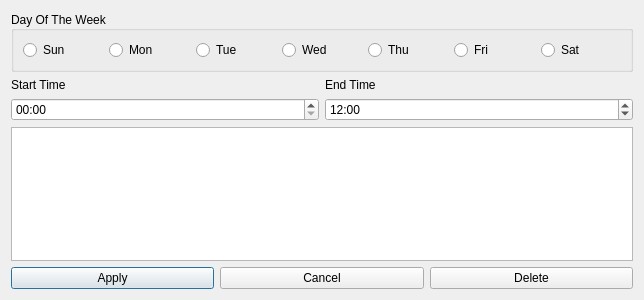
<?xml version="1.0" encoding="UTF-8"?>
<ui version="4.0">
 <class>PolicyConfig</class>
 <widget class="QDialog" name="PolicyConfig">
  <property name="geometry">
   <rect>
    <x>0</x>
    <y>0</y>
    <width>644</width>
    <height>300</height>
   </rect>
  </property>
  <property name="windowTitle">
   <string>Dialog</string>
  </property>
  <layout class="QVBoxLayout" name="verticalLayout">
   <item>
    <widget class="QGroupBox" name="dayOfTheWeekLayout">
     <property name="title">
      <string>Day Of The Week</string>
     </property>
     <property name="alignment">
      <set>Qt::AlignLeading|Qt::AlignLeft|Qt::AlignVCenter</set>
     </property>
     <layout class="QHBoxLayout" name="horizontalLayout">
      <item>
       <widget class="QRadioButton" name="dayOfTheWeekButton_0">
        <property name="text">
         <string>Sun</string>
        </property>
        <attribute name="buttonGroup">
         <string notr="true">dayOfTheWeekGroup</string>
        </attribute>
       </widget>
      </item>
      <item>
       <widget class="QRadioButton" name="dayOfTheWeekButton_1">
        <property name="text">
         <string>Mon</string>
        </property>
        <attribute name="buttonGroup">
         <string notr="true">dayOfTheWeekGroup</string>
        </attribute>
       </widget>
      </item>
      <item>
       <widget class="QRadioButton" name="dayOfTheWeekButton_2">
        <property name="text">
         <string>Tue</string>
        </property>
        <attribute name="buttonGroup">
         <string notr="true">dayOfTheWeekGroup</string>
        </attribute>
       </widget>
      </item>
      <item>
       <widget class="QRadioButton" name="dayOfTheWeekButton_3">
        <property name="text">
         <string>Wed</string>
        </property>
        <attribute name="buttonGroup">
         <string notr="true">dayOfTheWeekGroup</string>
        </attribute>
       </widget>
      </item>
      <item>
       <widget class="QRadioButton" name="dayOfTheWeekButton_4">
        <property name="text">
         <string>Thu</string>
        </property>
        <attribute name="buttonGroup">
         <string notr="true">dayOfTheWeekGroup</string>
        </attribute>
       </widget>
      </item>
      <item>
       <widget class="QRadioButton" name="dayOfTheWeekButton_5">
        <property name="text">
         <string>Fri</string>
        </property>
        <attribute name="buttonGroup">
         <string notr="true">dayOfTheWeekGroup</string>
        </attribute>
       </widget>
      </item>
      <item>
       <widget class="QRadioButton" name="dayOfTheWeekButton_6">
        <property name="text">
         <string>Sat</string>
        </property>
        <attribute name="buttonGroup">
         <string notr="true">dayOfTheWeekGroup</string>
        </attribute>
       </widget>
      </item>
     </layout>
    </widget>
   </item>
   <item>
    <layout class="QHBoxLayout" name="timeLayout">
     <property name="topMargin">
      <number>0</number>
     </property>
     <item>
      <layout class="QVBoxLayout" name="startTimeLayout">
       <property name="rightMargin">
        <number>0</number>
       </property>
       <item>
        <widget class="QLabel" name="start_time_label">
         <property name="text">
          <string>Start Time</string>
         </property>
         <property name="alignment">
          <set>Qt::AlignLeading|Qt::AlignLeft|Qt::AlignVCenter</set>
         </property>
        </widget>
       </item>
       <item>
        <widget class="PolicyTimeEdit" name="start_time">
         <property name="displayFormat">
          <string>hh:mm</string>
         </property>
         <property name="time">
          <time>
           <hour>0</hour>
           <minute>0</minute>
           <second>0</second>
          </time>
         </property>
        </widget>
       </item>
      </layout>
     </item>
     <item>
      <layout class="QVBoxLayout" name="endTimeLayout">
       <item>
        <widget class="QLabel" name="end_time_label">
         <property name="text">
          <string>End Time</string>
         </property>
         <property name="alignment">
          <set>Qt::AlignLeading|Qt::AlignLeft|Qt::AlignVCenter</set>
         </property>
        </widget>
       </item>
       <item>
        <widget class="PolicyTimeEdit" name="end_time">
         <property name="displayFormat">
          <string>hh:mm</string>
         </property>
         <property name="time">
          <time>
           <hour>12</hour>
           <minute>0</minute>
           <second>0</second>
          </time>
         </property>
        </widget>
       </item>
      </layout>
     </item>
    </layout>
   </item>
   <item>
    <layout class="QHBoxLayout" name="hostListLayout">
     <item>
      <widget class="QListWidget" name="hostList"/>
     </item>
    </layout>
   </item>
   <item>
    <layout class="QHBoxLayout" name="buttonLayout">
     <item>
      <widget class="QPushButton" name="applyButton">
       <property name="text">
        <string>Apply</string>
       </property>
      </widget>
     </item>
     <item>
      <widget class="QPushButton" name="cancelButton">
       <property name="text">
        <string>Cancel</string>
       </property>
      </widget>
     </item>
     <item>
      <widget class="QPushButton" name="deleteButton">
       <property name="text">
        <string>Delete</string>
       </property>
      </widget>
     </item>
    </layout>
   </item>
  </layout>
 </widget>
 <customwidgets>
  <customwidget>
   <class>PolicyTimeEdit</class>
   <extends>QTimeEdit</extends>
   <header>policy/policytimeedit.h</header>
  </customwidget>
 </customwidgets>
 <resources/>
 <connections/>
 <buttongroups>
  <buttongroup name="dayOfTheWeekGroup"/>
 </buttongroups>
</ui>
